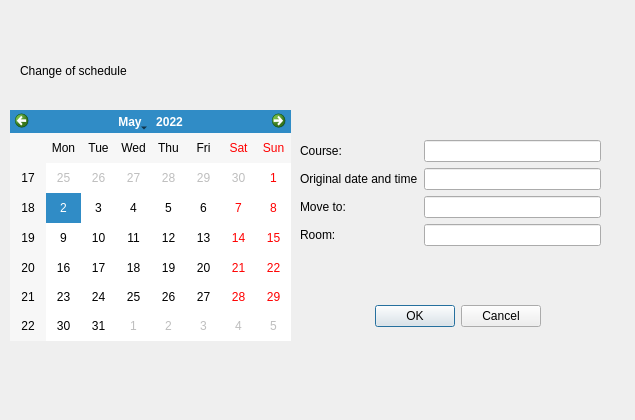
<?xml version="1.0" encoding="UTF-8"?>
<ui version="4.0">
 <class>Dialog</class>
 <widget class="QDialog" name="Dialog">
  <property name="geometry">
   <rect>
    <x>0</x>
    <y>0</y>
    <width>635</width>
    <height>420</height>
   </rect>
  </property>
  <property name="windowTitle">
   <string>Dialog</string>
  </property>
  <widget class="QDialogButtonBox" name="buttonBox">
   <property name="geometry">
    <rect>
     <x>200</x>
     <y>300</y>
     <width>341</width>
     <height>32</height>
    </rect>
   </property>
   <property name="locale">
    <locale language="English" country="Denmark"/>
   </property>
   <property name="orientation">
    <enum>Qt::Horizontal</enum>
   </property>
   <property name="standardButtons">
    <set>QDialogButtonBox::Cancel|QDialogButtonBox::Ok</set>
   </property>
  </widget>
  <widget class="QWidget" name="layoutWidget">
   <property name="geometry">
    <rect>
     <x>300</x>
     <y>140</y>
     <width>301</width>
     <height>141</height>
    </rect>
   </property>
   <layout class="QFormLayout" name="formLayout">
    <item row="0" column="0">
     <widget class="QLabel" name="Course">
      <property name="text">
       <string>Course:</string>
      </property>
     </widget>
    </item>
    <item row="0" column="1">
     <widget class="QLineEdit" name="courseLineEdit"/>
    </item>
    <item row="1" column="0">
     <widget class="QLabel" name="originaldateLabel">
      <property name="text">
       <string>Original date and time</string>
      </property>
     </widget>
    </item>
    <item row="1" column="1">
     <widget class="QLineEdit" name="originaldateLineEdit"/>
    </item>
    <item row="2" column="0">
     <widget class="QLabel" name="newdateLabel">
      <property name="text">
       <string>Move to:</string>
      </property>
     </widget>
    </item>
    <item row="2" column="1">
     <widget class="QLineEdit" name="newdateLineEdit"/>
    </item>
    <item row="3" column="0">
     <widget class="QLabel" name="roomLabel">
      <property name="text">
       <string>Room:</string>
      </property>
     </widget>
    </item>
    <item row="3" column="1">
     <widget class="QLineEdit" name="roomLineEdit"/>
    </item>
   </layout>
  </widget>
  <widget class="QCalendarWidget" name="Calendar">
   <property name="geometry">
    <rect>
     <x>10</x>
     <y>110</y>
     <width>281</width>
     <height>231</height>
    </rect>
   </property>
   <property name="locale">
    <locale language="English" country="Denmark"/>
   </property>
   <property name="selectedDate">
    <date>
     <year>2022</year>
     <month>5</month>
     <day>2</day>
    </date>
   </property>
  </widget>
  <widget class="QLabel" name="changeofschedule">
   <property name="geometry">
    <rect>
     <x>20</x>
     <y>50</y>
     <width>231</width>
     <height>41</height>
    </rect>
   </property>
   <property name="styleSheet">
    <string notr="true">font: 24pt &quot;.AppleSystemUIFont&quot;;</string>
   </property>
   <property name="text">
    <string>Change of schedule</string>
   </property>
  </widget>
 </widget>
 <resources/>
 <connections>
  <connection>
   <sender>buttonBox</sender>
   <signal>accepted()</signal>
   <receiver>Dialog</receiver>
   <slot>accept()</slot>
   <hints>
    <hint type="sourcelabel">
     <x>248</x>
     <y>254</y>
    </hint>
    <hint type="destinationlabel">
     <x>157</x>
     <y>274</y>
    </hint>
   </hints>
  </connection>
  <connection>
   <sender>buttonBox</sender>
   <signal>rejected()</signal>
   <receiver>Dialog</receiver>
   <slot>reject()</slot>
   <hints>
    <hint type="sourcelabel">
     <x>316</x>
     <y>260</y>
    </hint>
    <hint type="destinationlabel">
     <x>286</x>
     <y>274</y>
    </hint>
   </hints>
  </connection>
 </connections>
</ui>
